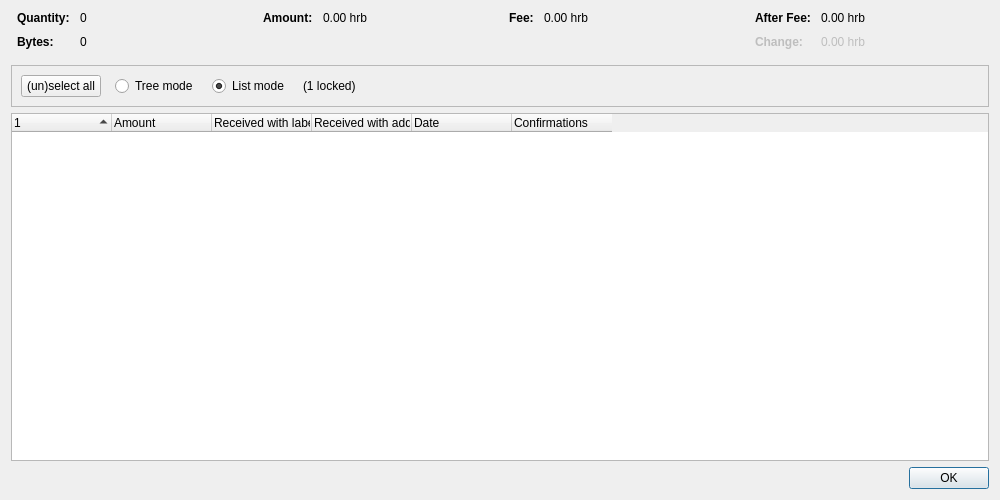
<?xml version="1.0" encoding="UTF-8"?>
<ui version="4.0">
 <class>CoinControlDialog</class>
 <widget class="QDialog" name="CoinControlDialog">
  <property name="geometry">
   <rect>
    <x>0</x>
    <y>0</y>
    <width>1000</width>
    <height>500</height>
   </rect>
  </property>
  <property name="windowTitle">
   <string>Coin Selection</string>
  </property>
  <layout class="QVBoxLayout" name="verticalLayout">
   <item>
    <layout class="QHBoxLayout" name="horizontalLayoutTop" stretch="0,0,0,0">
     <property name="topMargin">
      <number>0</number>
     </property>
     <property name="bottomMargin">
      <number>10</number>
     </property>
     <item>
      <layout class="QFormLayout" name="formLayoutCoinControl1">
       <property name="labelAlignment">
        <set>Qt::AlignLeft|Qt::AlignVCenter</set>
       </property>
       <property name="horizontalSpacing">
        <number>10</number>
       </property>
       <property name="verticalSpacing">
        <number>10</number>
       </property>
       <property name="leftMargin">
        <number>6</number>
       </property>
       <property name="rightMargin">
        <number>6</number>
       </property>
       <item row="0" column="0">
        <widget class="QLabel" name="labelCoinControlQuantityText">
         <property name="font">
          <font>
           <weight>75</weight>
           <bold>true</bold>
          </font>
         </property>
         <property name="text">
          <string>Quantity:</string>
         </property>
        </widget>
       </item>
       <item row="0" column="1">
        <widget class="QLabel" name="labelCoinControlQuantity">
         <property name="cursor">
          <cursorShape>IBeamCursor</cursorShape>
         </property>
         <property name="contextMenuPolicy">
          <enum>Qt::ActionsContextMenu</enum>
         </property>
         <property name="text">
          <string notr="true">0</string>
         </property>
         <property name="textInteractionFlags">
          <set>Qt::LinksAccessibleByMouse|Qt::TextSelectableByKeyboard|Qt::TextSelectableByMouse</set>
         </property>
        </widget>
       </item>
       <item row="1" column="0">
        <widget class="QLabel" name="labelCoinControlBytesText">
         <property name="font">
          <font>
           <weight>75</weight>
           <bold>true</bold>
          </font>
         </property>
         <property name="text">
          <string>Bytes:</string>
         </property>
        </widget>
       </item>
       <item row="1" column="1">
        <widget class="QLabel" name="labelCoinControlBytes">
         <property name="cursor">
          <cursorShape>IBeamCursor</cursorShape>
         </property>
         <property name="contextMenuPolicy">
          <enum>Qt::ActionsContextMenu</enum>
         </property>
         <property name="text">
          <string notr="true">0</string>
         </property>
         <property name="textInteractionFlags">
          <set>Qt::LinksAccessibleByMouse|Qt::TextSelectableByKeyboard|Qt::TextSelectableByMouse</set>
         </property>
        </widget>
       </item>
      </layout>
     </item>
     <item>
      <layout class="QFormLayout" name="formLayoutCoinControl2">
       <property name="horizontalSpacing">
        <number>10</number>
       </property>
       <property name="verticalSpacing">
        <number>10</number>
       </property>
       <property name="leftMargin">
        <number>6</number>
       </property>
       <property name="rightMargin">
        <number>6</number>
       </property>
       <item row="0" column="0">
        <widget class="QLabel" name="labelCoinControlAmountText">
         <property name="font">
          <font>
           <weight>75</weight>
           <bold>true</bold>
          </font>
         </property>
         <property name="text">
          <string>Amount:</string>
         </property>
        </widget>
       </item>
       <item row="0" column="1">
        <widget class="QLabel" name="labelCoinControlAmount">
         <property name="cursor">
          <cursorShape>IBeamCursor</cursorShape>
         </property>
         <property name="contextMenuPolicy">
          <enum>Qt::ActionsContextMenu</enum>
         </property>
         <property name="text">
          <string notr="true">0.00 hrb</string>
         </property>
         <property name="textInteractionFlags">
          <set>Qt::LinksAccessibleByMouse|Qt::TextSelectableByKeyboard|Qt::TextSelectableByMouse</set>
         </property>
        </widget>
       </item>
      </layout>
     </item>
     <item>
      <layout class="QFormLayout" name="formLayoutCoinControl3">
       <property name="horizontalSpacing">
        <number>10</number>
       </property>
       <property name="verticalSpacing">
        <number>10</number>
       </property>
       <property name="leftMargin">
        <number>6</number>
       </property>
       <property name="rightMargin">
        <number>6</number>
       </property>
       <item row="0" column="0">
        <widget class="QLabel" name="labelCoinControlFeeText">
         <property name="font">
          <font>
           <weight>75</weight>
           <bold>true</bold>
          </font>
         </property>
         <property name="text">
          <string>Fee:</string>
         </property>
        </widget>
       </item>
       <item row="0" column="1">
        <widget class="QLabel" name="labelCoinControlFee">
         <property name="cursor">
          <cursorShape>IBeamCursor</cursorShape>
         </property>
         <property name="contextMenuPolicy">
          <enum>Qt::ActionsContextMenu</enum>
         </property>
         <property name="text">
          <string notr="true">0.00 hrb</string>
         </property>
         <property name="textInteractionFlags">
          <set>Qt::LinksAccessibleByMouse|Qt::TextSelectableByKeyboard|Qt::TextSelectableByMouse</set>
         </property>
        </widget>
       </item>
      </layout>
     </item>
     <item>
      <layout class="QFormLayout" name="formLayoutCoinControl4">
       <property name="labelAlignment">
        <set>Qt::AlignLeft|Qt::AlignVCenter</set>
       </property>
       <property name="horizontalSpacing">
        <number>10</number>
       </property>
       <property name="verticalSpacing">
        <number>10</number>
       </property>
       <property name="leftMargin">
        <number>6</number>
       </property>
       <property name="rightMargin">
        <number>6</number>
       </property>
       <item row="0" column="0">
        <widget class="QLabel" name="labelCoinControlAfterFeeText">
         <property name="font">
          <font>
           <weight>75</weight>
           <bold>true</bold>
          </font>
         </property>
         <property name="text">
          <string>After Fee:</string>
         </property>
        </widget>
       </item>
       <item row="0" column="1">
        <widget class="QLabel" name="labelCoinControlAfterFee">
         <property name="cursor">
          <cursorShape>IBeamCursor</cursorShape>
         </property>
         <property name="contextMenuPolicy">
          <enum>Qt::ActionsContextMenu</enum>
         </property>
         <property name="text">
          <string notr="true">0.00 hrb</string>
         </property>
         <property name="textInteractionFlags">
          <set>Qt::LinksAccessibleByMouse|Qt::TextSelectableByKeyboard|Qt::TextSelectableByMouse</set>
         </property>
        </widget>
       </item>
       <item row="1" column="0">
        <widget class="QLabel" name="labelCoinControlChangeText">
         <property name="enabled">
          <bool>false</bool>
         </property>
         <property name="font">
          <font>
           <weight>75</weight>
           <bold>true</bold>
          </font>
         </property>
         <property name="text">
          <string>Change:</string>
         </property>
        </widget>
       </item>
       <item row="1" column="1">
        <widget class="QLabel" name="labelCoinControlChange">
         <property name="enabled">
          <bool>false</bool>
         </property>
         <property name="cursor">
          <cursorShape>IBeamCursor</cursorShape>
         </property>
         <property name="contextMenuPolicy">
          <enum>Qt::ActionsContextMenu</enum>
         </property>
         <property name="text">
          <string notr="true">0.00 hrb</string>
         </property>
         <property name="textInteractionFlags">
          <set>Qt::LinksAccessibleByMouse|Qt::TextSelectableByKeyboard|Qt::TextSelectableByMouse</set>
         </property>
        </widget>
       </item>
      </layout>
     </item>
    </layout>
   </item>
   <item>
    <widget class="QFrame" name="frame">
     <property name="minimumSize">
      <size>
       <width>0</width>
       <height>40</height>
      </size>
     </property>
     <property name="frameShape">
      <enum>QFrame::StyledPanel</enum>
     </property>
     <property name="frameShadow">
      <enum>QFrame::Sunken</enum>
     </property>
     <layout class="QHBoxLayout" name="horizontalLayout">
      <item>
       <layout class="QHBoxLayout" name="horizontalLayoutPanel" stretch="0,0,0,0,0">
        <property name="spacing">
         <number>14</number>
        </property>
        <item>
         <widget class="QPushButton" name="pushButtonSelectAll">
          <property name="sizePolicy">
           <sizepolicy hsizetype="Maximum" vsizetype="Fixed">
            <horstretch>0</horstretch>
            <verstretch>0</verstretch>
           </sizepolicy>
          </property>
          <property name="text">
           <string>(un)select all</string>
          </property>
          <property name="autoDefault">
           <bool>false</bool>
          </property>
         </widget>
        </item>
        <item>
         <widget class="QRadioButton" name="radioTreeMode">
          <property name="sizePolicy">
           <sizepolicy hsizetype="Maximum" vsizetype="Fixed">
            <horstretch>0</horstretch>
            <verstretch>0</verstretch>
           </sizepolicy>
          </property>
          <property name="text">
           <string>Tree mode</string>
          </property>
         </widget>
        </item>
        <item>
         <widget class="QRadioButton" name="radioListMode">
          <property name="sizePolicy">
           <sizepolicy hsizetype="Maximum" vsizetype="Fixed">
            <horstretch>0</horstretch>
            <verstretch>0</verstretch>
           </sizepolicy>
          </property>
          <property name="text">
           <string>List mode</string>
          </property>
          <property name="checked">
           <bool>true</bool>
          </property>
         </widget>
        </item>
        <item>
         <widget class="QLabel" name="labelLocked">
          <property name="text">
           <string notr="true">(1 locked)</string>
          </property>
         </widget>
        </item>
        <item>
         <spacer name="horizontalSpacer">
          <property name="orientation">
           <enum>Qt::Horizontal</enum>
          </property>
          <property name="sizeHint" stdset="0">
           <size>
            <width>40</width>
            <height>20</height>
           </size>
          </property>
         </spacer>
        </item>
       </layout>
      </item>
     </layout>
    </widget>
   </item>
   <item>
    <widget class="CoinControlTreeWidget" name="treeWidget">
     <property name="contextMenuPolicy">
      <enum>Qt::CustomContextMenu</enum>
     </property>
     <property name="sortingEnabled">
      <bool>false</bool>
     </property>
     <property name="columnCount">
      <number>6</number>
     </property>
     <attribute name="headerShowSortIndicator" stdset="0">
      <bool>true</bool>
     </attribute>
     <attribute name="headerStretchLastSection">
      <bool>false</bool>
     </attribute>
     <column>
      <property name="text">
       <string/>
      </property>
     </column>
     <column>
      <property name="text">
       <string>Amount</string>
      </property>
     </column>
     <column>
      <property name="text">
       <string>Received with label</string>
      </property>
     </column>
     <column>
      <property name="text">
       <string>Received with address</string>
      </property>
     </column>
     <column>
      <property name="text">
       <string>Date</string>
      </property>
     </column>
     <column>
      <property name="text">
       <string>Confirmations</string>
      </property>
      <property name="toolTip">
       <string>Confirmed</string>
      </property>
     </column>
     <column>
      <property name="text">
       <string/>
      </property>
     </column>
     <column>
      <property name="text">
       <string/>
      </property>
     </column>
     <column>
      <property name="text">
       <string/>
      </property>
     </column>
     <column>
      <property name="text">
       <string/>
      </property>
     </column>
    </widget>
   </item>
   <item>
    <widget class="QDialogButtonBox" name="buttonBox">
     <property name="orientation">
      <enum>Qt::Horizontal</enum>
     </property>
     <property name="standardButtons">
      <set>QDialogButtonBox::Ok</set>
     </property>
    </widget>
   </item>
  </layout>
 </widget>
 <customwidgets>
  <customwidget>
   <class>CoinControlTreeWidget</class>
   <extends>QTreeWidget</extends>
   <header>qt/coincontroltreewidget.h</header>
  </customwidget>
 </customwidgets>
 <resources/>
 <connections/>
</ui>
